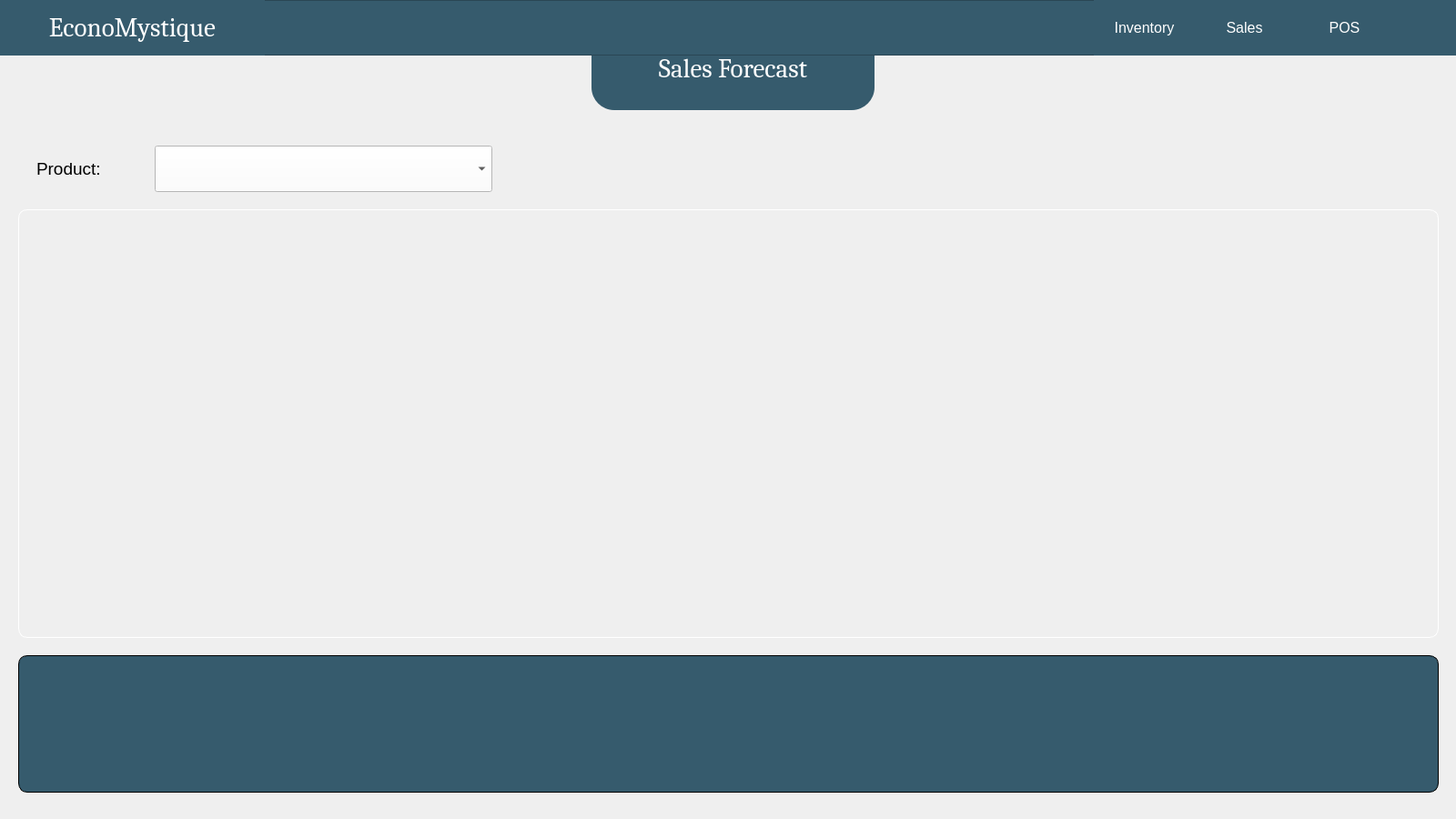
<?xml version="1.0" encoding="UTF-8"?>
<ui version="4.0">
 <class>SalesForecast</class>
 <widget class="QWidget" name="SalesForecast">
  <property name="geometry">
   <rect>
    <x>0</x>
    <y>0</y>
    <width>1600</width>
    <height>900</height>
   </rect>
  </property>
  <property name="windowTitle">
   <string>Sales Forecast</string>
  </property>
  <property name="windowIcon">
   <iconset>
    <normaloff>img/econologo_bkgd 200.png</normaloff>img/econologo_bkgd 200.png</iconset>
  </property>
  <property name="styleSheet">
   <string notr="true">color: black;
</string>
  </property>
  <widget class="QLabel" name="SalesRecords">
   <property name="geometry">
    <rect>
     <x>650</x>
     <y>30</y>
     <width>311</width>
     <height>91</height>
    </rect>
   </property>
   <property name="font">
    <font>
     <family>Cambria</family>
     <pointsize>22</pointsize>
    </font>
   </property>
   <property name="styleSheet">
    <string notr="true">border: 0px solid white;
background: #365b6d;
color: white;
border-radius: 25px;</string>
   </property>
   <property name="text">
    <string>Sales Forecast</string>
   </property>
   <property name="alignment">
    <set>Qt::AlignCenter</set>
   </property>
  </widget>
  <widget class="QWidget" name="gpPerformance" native="true">
   <property name="geometry">
    <rect>
     <x>20</x>
     <y>230</y>
     <width>1561</width>
     <height>471</height>
    </rect>
   </property>
   <property name="styleSheet">
    <string notr="true">QWidget {
    border: 1px solid white;
    border-radius: 10px;
	background: transparent;
}</string>
   </property>
  </widget>
  <widget class="QFrame" name="frame_2">
   <property name="geometry">
    <rect>
     <x>20</x>
     <y>720</y>
     <width>1561</width>
     <height>151</height>
    </rect>
   </property>
   <property name="styleSheet">
    <string notr="true">QFrame {
    border: 1px solid black;
    border-radius: 10px;
	background: #365b6d;
	color: white;
}</string>
   </property>
   <property name="frameShape">
    <enum>QFrame::StyledPanel</enum>
   </property>
   <property name="frameShadow">
    <enum>QFrame::Raised</enum>
   </property>
   <widget class="QLabel" name="lblComment">
    <property name="geometry">
     <rect>
      <x>10</x>
      <y>20</y>
      <width>1531</width>
      <height>111</height>
     </rect>
    </property>
    <property name="font">
     <font>
      <pointsize>18</pointsize>
     </font>
    </property>
    <property name="styleSheet">
     <string notr="true">border: 0px;</string>
    </property>
    <property name="text">
     <string/>
    </property>
    <property name="alignment">
     <set>Qt::AlignCenter</set>
    </property>
   </widget>
  </widget>
  <widget class="QFrame" name="frame">
   <property name="geometry">
    <rect>
     <x>0</x>
     <y>0</y>
     <width>1601</width>
     <height>61</height>
    </rect>
   </property>
   <property name="styleSheet">
    <string notr="true">background: #365b6d;</string>
   </property>
   <property name="frameShape">
    <enum>QFrame::StyledPanel</enum>
   </property>
   <property name="frameShadow">
    <enum>QFrame::Raised</enum>
   </property>
   <widget class="QPushButton" name="btnSales">
    <property name="geometry">
     <rect>
      <x>1312</x>
      <y>0</y>
      <width>111</width>
      <height>61</height>
     </rect>
    </property>
    <property name="font">
     <font>
      <pointsize>12</pointsize>
     </font>
    </property>
    <property name="cursor">
     <cursorShape>PointingHandCursor</cursorShape>
    </property>
    <property name="styleSheet">
     <string notr="true">QPushButton {
    background-color: #365b6d;
    color: white;
    border-radius: 50px;
}
QPushButton:hover {
    background-color: #5b8ca4;
}
QPushButton:pressed {
    border-style: inset;
    background-color: #365b6d;
}
</string>
    </property>
    <property name="text">
     <string>Sales</string>
    </property>
   </widget>
   <widget class="QPushButton" name="btnInventory">
    <property name="geometry">
     <rect>
      <x>1202</x>
      <y>0</y>
      <width>111</width>
      <height>61</height>
     </rect>
    </property>
    <property name="font">
     <font>
      <pointsize>12</pointsize>
     </font>
    </property>
    <property name="cursor">
     <cursorShape>PointingHandCursor</cursorShape>
    </property>
    <property name="styleSheet">
     <string notr="true">QPushButton {
    background-color: #365b6d;
    color: white;
    border-radius: 50px;
}
QPushButton:hover {
    background-color: #5b8ca4;
}
QPushButton:pressed {
    border-style: inset;
    background-color: #365b6d;
}
</string>
    </property>
    <property name="text">
     <string>Inventory</string>
    </property>
   </widget>
   <widget class="QPushButton" name="btnPOS">
    <property name="geometry">
     <rect>
      <x>1422</x>
      <y>0</y>
      <width>111</width>
      <height>61</height>
     </rect>
    </property>
    <property name="font">
     <font>
      <pointsize>12</pointsize>
     </font>
    </property>
    <property name="cursor">
     <cursorShape>PointingHandCursor</cursorShape>
    </property>
    <property name="styleSheet">
     <string notr="true">QPushButton {
    background-color: #365b6d;
    color: white;
    border-radius: 50px;
}
QPushButton:hover {
    background-color: #5b8ca4;
}
QPushButton:pressed {
    border-style: inset;
    background-color: #365b6d;
}
</string>
    </property>
    <property name="text">
     <string>POS</string>
    </property>
   </widget>
   <widget class="QPushButton" name="btnAccount">
    <property name="geometry">
     <rect>
      <x>1530</x>
      <y>0</y>
      <width>71</width>
      <height>61</height>
     </rect>
    </property>
    <property name="cursor">
     <cursorShape>PointingHandCursor</cursorShape>
    </property>
    <property name="styleSheet">
     <string notr="true">QPushButton {
    background-color: #365b6d;
    color: white;
    border-radius: 50px;
}
QPushButton:hover {
    background-color: #5b8ca4;
}
QPushButton:pressed {
    border-style: inset;
    background-color: #365b6d;
}
</string>
    </property>
    <property name="text">
     <string/>
    </property>
    <property name="icon">
     <iconset>
      <selectedon>img/pfBtn.png</selectedon>
     </iconset>
    </property>
    <property name="iconSize">
     <size>
      <width>50</width>
      <height>50</height>
     </size>
    </property>
   </widget>
   <widget class="QPushButton" name="btnDashboard">
    <property name="geometry">
     <rect>
      <x>0</x>
      <y>0</y>
      <width>291</width>
      <height>61</height>
     </rect>
    </property>
    <property name="font">
     <font>
      <family>Cambria</family>
      <pointsize>22</pointsize>
     </font>
    </property>
    <property name="cursor">
     <cursorShape>PointingHandCursor</cursorShape>
    </property>
    <property name="styleSheet">
     <string notr="true">QPushButton {
    background-color: #365b6d;
    color: white;
    border-radius: 50px;
}
QPushButton:hover {
    background-color: #5b8ca4;
}
QPushButton:pressed {
    border-style: inset;
    background-color: #365b6d;
}
</string>
    </property>
    <property name="text">
     <string>EconoMystique</string>
    </property>
    <property name="icon">
     <iconset>
      <normaloff>img/econologo_transparent_cropped.png</normaloff>img/econologo_transparent_cropped.png</iconset>
    </property>
    <property name="iconSize">
     <size>
      <width>30</width>
      <height>30</height>
     </size>
    </property>
   </widget>
  </widget>
  <widget class="QLabel" name="label">
   <property name="geometry">
    <rect>
     <x>40</x>
     <y>170</y>
     <width>111</width>
     <height>31</height>
    </rect>
   </property>
   <property name="font">
    <font>
     <pointsize>14</pointsize>
    </font>
   </property>
   <property name="text">
    <string>Product:</string>
   </property>
  </widget>
  <widget class="QComboBox" name="cbProduct">
   <property name="geometry">
    <rect>
     <x>170</x>
     <y>160</y>
     <width>371</width>
     <height>51</height>
    </rect>
   </property>
   <property name="font">
    <font>
     <pointsize>10</pointsize>
    </font>
   </property>
   <property name="styleSheet">
    <string notr="true">background: white;</string>
   </property>
  </widget>
 </widget>
 <resources/>
 <connections/>
</ui>
